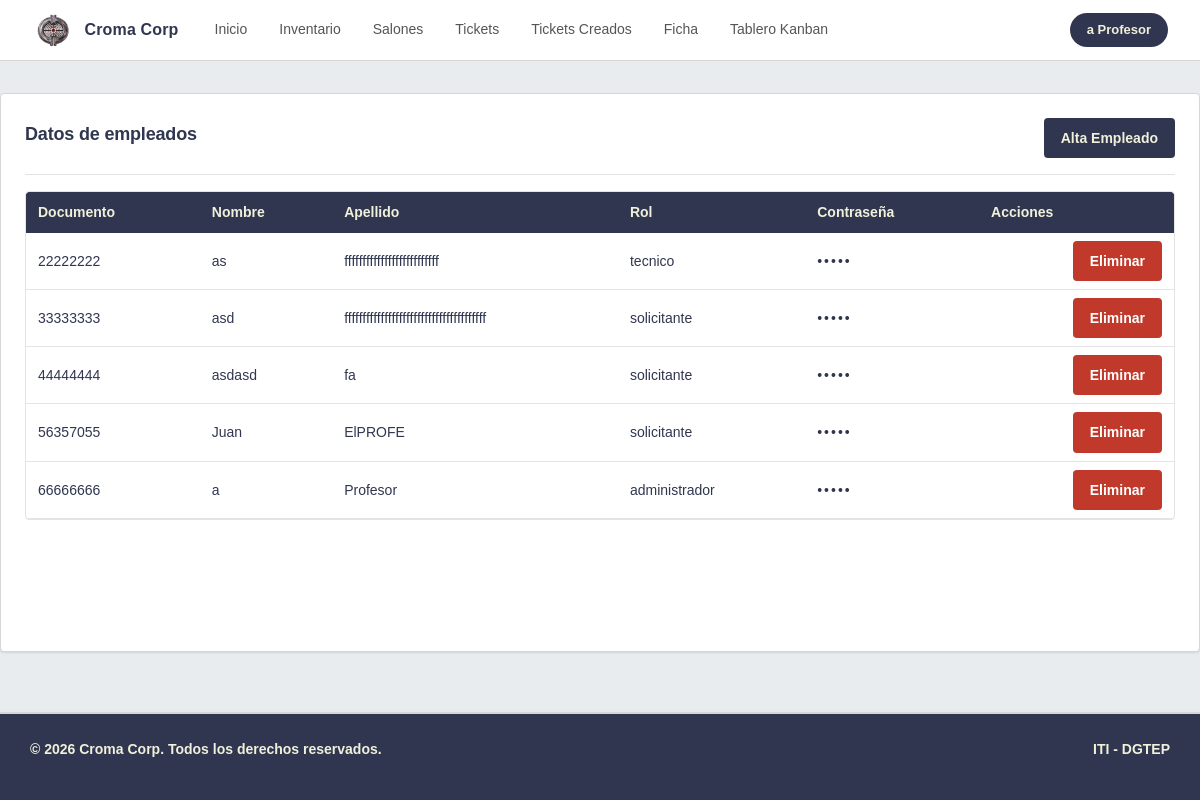
/Presentacion/html/admin/administrador.php (signed in), run on the app's committed database.
### tables this page shows
CREATE TABLE `usuario` (
  `documento` varchar(12) NOT NULL,
  `nombre` varchar(50) NOT NULL,
  `apellido` varchar(50) NOT NULL,
  `contrasena` varchar(255) NOT NULL,
  `rol` enum('solicitante','tecnico','administrador') NOT NULL
);

### Procesos/backend/permisos.php (called while the page is built, shortened)
<?php
$scriptPath = $_SERVER['SCRIPT_NAME'];
$posicion = strpos($scriptPath, '/Presentacion/');
$BASE_URL = substr($scriptPath, 0, $posicion);
$modulos = [
    "inventario"     => ["etiqueta" => "Inventario", "ruta" => $BASE_URL . "/Presentacion/html/inventario.php"],
    "salones"        => ["etiqueta" => "Salones", "ruta" => $BASE_URL . "/Presentacion/html/salones.php"],
    "tickets"        => ["etiqueta" => "Tickets", "ruta" => $BASE_URL . "/Presentacion/html/tickets.php"],
    "incidenciascreadas"    => ["etiqueta" => "Tickets Creados", "ruta" => $BASE_URL . "/Presentacion/html/incidenciascreadas.php"],
    "ficha"          => ["etiqueta" => "Ficha", "ruta" => $BASE_URL . "/Presentacion/html/usuario/ficha.php"],
    "administrador"  => ["etiqueta" => "Administrador", "ruta" => $BASE_URL ."/Presentacion/html/admin/administrador.php"],
    "kanban" => ["etiqueta" => "Tablero Kanban", "ruta" => $BASE_URL ."/Presentacion/html/tecnico/kanban.php"]
];
$permisos = [
    "administrador"       => ["index_admin", "inventario", "salones", "tickets", "incidenciascreadas", "ficha", "administrador", "kanban"],
    "tecnico"     => ["index_tecnico", "inventario", "salones", "tickets", "incidenciascreadas", "kanban"],
    "solicitante" => ["index_user", "tickets", "incidenciascreadas", "ficha"]
];
$InicioPorRol = [
    "administrador"       => $BASE_URL ."/Presentacion/html/admin/index_admin.php",
    "tecnico"     => $BASE_URL ."/Presentacion/html/tecnico/index_tecnico.php",
    "solicitante" => $BASE_URL ."/Presentacion/html/usuario/index_user.php"
];
?>

### Datos/Clases/ClassUsuario.php (called while the page is built, shortened)
<?php
require_once __DIR__ . '/../DataBase/ConexionMYSQL/conexion.php';
class Usuario {
    public static function mostrar(){
    global $conexion;
    $sql = $conexion->query("SELECT documento, nombre, apellido, documento, rol, contrasena FROM usuario");
    $usuarios = [];
    while ($fila = $sql->fetch_assoc()) {
    $usuarios[] = $fila;
}
return $usuarios;
 }
}
?>

### Procesos/mostrarusuarios.php (called while the page is built)
<?php
require __DIR__ . '/../Datos/Clases/ClassUsuario.php';
$usuario = Usuario::mostrar();
?>

### Presentacion/html/admin/administrador.php (the view, shortened to what this page needs)
<!DOCTYPE html>
<html lang="en">
<head>
  <link rel="stylesheet" href="https://cdn.jsdelivr.net/npm/bootstrap@5.3.3/dist/css/bootstrap.min.css">
  <link rel="stylesheet" href="../../css/global.css">
  <link rel="stylesheet" href="../../css/admin.css">
</head>
<body data-modulo="administrador">
    <header>
         <?php require '../../globales/Header.php'?>
    </header>
    <main>
         <section class="seccionTablaEmpleados">
            <header class="cajaEncabezado">
                <h2>Datos de empleados</h2>
                <button type="button" class="btnOperacion" id="btnAltaEmpleado">Alta Empleado</button>
            </header>
            <div class="tabla-envoltorio">
            <table class="tabla-datos">
                <thead>
                    <tr>
                        <th>Documento</th>
                        <th>Nombre</th>
                        <th>Apellido</th>
                        <th>Rol</th>
                        <th>Contraseña</th>
                        <th class="celda-acciones">Acciones</th>
                    </tr>
                </thead>
                <tbody id="cuerpoTablaEmpleados">
                    <?php
                    require "../../../Procesos/mostrarusuarios.php";
                    foreach($usuario as $claveindexado => $valorindexado){
                    echo "
                    <tr>
                    <td class='celda-numerica'>{$valorindexado['documento']}</td>
                    <td>{$valorindexado['nombre']}</td>
                    <td>{$valorindexado['apellido']}</td>
                    <td>{$valorindexado['rol']}</td>
                    <td class='celda-oculta'>•••••</td>
                    <td class='celda-acciones'>
                    <form method='post' action='../../../Procesos/eliminarusuario.php' style='display:inline'>
                    <input type='hidden' name='documento' value='{$valorindexado['documento']}'>
                    <button class='btnEliminarEmpleado' type='submit'>Eliminar</button>
                    </form>
                    </td>
                    </tr>
                    ";
                    }
                    ?>
                </tbody>
            </table>
            </div>
        </section>
    </main>
</body>
</html>

### Presentacion/globales/Header.php (shortened to what this page needs)
<?php
require __DIR__ . '/../../Procesos/backend/sesion.php';
?>
<a class="marca" href="<?php echo $InicioPorRol[$rolSesion]; ?>">
    <img src="<?php echo $BASE_URL ?>/Presentacion/img/removebg-preview.png" alt="Logo Croma Corp" id="logo">
    <span class="marca-texto">Croma Corp</span>
</a>
<nav class="nav-principal" aria-label="Navegacion principal">
    <ul class="nav-lista">
        <?php echo construirNav($rolSesion, $moduloactual); ?>
    </ul>
</nav>
<?php echo construirChip($usuario); ?>

### Procesos/backend/sesion.php (shortened to what this page needs)
<?php
require_once 'permisos.php';
$scriptPath = $_SERVER['SCRIPT_NAME'];
$posicion = strpos($scriptPath, '/Presentacion/');
$BASE_URL = substr($scriptPath, 0, $posicion);
$moduloactual = basename($_SERVER['SCRIPT_NAME'], ".php");
if(!isset($_SESSION["usuarioActivo"])){
header('Location:' . $BASE_URL. '/Presentacion/index.php');
exit;
} else if (!tienepermiso($_SESSION["rol"], $moduloactual)){
header("Location: " . $InicioPorRol[$_SESSION["rol"]]);
exit;
}else {
    $rolSesion= $_SESSION["rol"];
$usuario = $_SESSION["usuarioActivo"];
}
function construirNav($rol, $moduloactual){
    global $permisos, $modulos, $InicioPorRol;
    $html = "";
    $activo = ($moduloactual === "index_admin" || $moduloactual === "index_tecnico" || $moduloactual === "index_user") ? " nav-activo" : "";
    $html .= "<li><a class='nav-enlace" . $activo . "' href='" . $InicioPorRol[$rol] . "'>Inicio</a></li>";
    foreach ($permisos[$rol] as $clave){
        if ($clave === "administrador") { continue; }
        if(isset($modulos[$clave])){
            $modulo = $modulos[$clave];
            $activo = ($moduloactual === $clave) ? " nav-activo" : "";
            $html .= "<li><a class='nav-enlace" . $activo . "' href='" . $modulo['ruta'] . "'>" . $modulo['etiqueta'] . "</a></li>";
        }
    }
    return $html;
}
function construirChip($usuario){
    global $modulos;
    $scriptPath = $_SERVER['SCRIPT_NAME'];
    $posicion = strpos($scriptPath, '/Presentacion/');
    $BASE_URL = substr($scriptPath, 0, $posicion);
    $rol = $usuario["rol"];
    if ($usuario["rol"] === "administrador"){
        $rol = "Administrador";
    }
    $enlaceAdmin = "";
    if ($usuario["rol"] === "administrador" && isset($modulos["administrador"])) {
        $enlaceAdmin = "<li><a class='dropdown-item' href='" . $modulos["administrador"]["ruta"] . "'>" . "Panel de administracion" . "</a></li>";
    }
    $chip = "
   <div class='dropdown usuario-chip'>
            <button class='btn-usuario' data-bs-toggle='dropdown' aria-expanded='false'>
                " . htmlspecialchars($usuario['nombre'] . " " . $usuario['apellido']) . "
            </button>
            <ul class='dropdown-menu dropdown-menu-end'>
                <li><span class='dropdown-item-text'>" . $rol . "</span></li>
                <li><hr class='dropdown-divider'></li>
                " . $enlaceAdmin . "
                <li><a class='dropdown-item' href='" . $BASE_URL . "/Procesos/backend/logout.php'>Cerrar sesión</a></li>
            </ul>
        </div>
        ";
        return $chip;
}
?>

### Presentacion/css/admin.css (style rules this page uses)
.seccionTablaEmpleados { background-color: var(--lienzo); border-radius: var(--radio); border: 1px solid var(--borde); padding: 25px; margin: 3em; transition: var(--transicion); width: 90%; box-shadow: var(--sombra-elevada); }
.cajaEncabezado { display: flex; justify-content: space-between; align-items: center; margin-bottom: 20px; }
.cajaEncabezado h2 { font-size: 22px; color: var(--navy-700); font-weight: bold; }
.btnOperacion { background-color: var(--navy-700); color: var(--crema); border: none; padding: 10px 20px; border-radius: var(--radio); font-size: 16px; font-weight: bold; cursor: pointer; transition: var(--transicion); }
table { width: 100%; border-collapse: collapse; background-color: white; border-radius: var(--radio); overflow: hidden; box-shadow: var(--sombra-elevada); }
thead { background-color: var(--navy-700); color: var(--crema); }
thead th { padding: 14px 16px; text-align: left; font-weight: bold; font-size: 14px; }
tbody tr { border-bottom: 1px solid var(--borde-tenue); transition: var(--transicion); }
tbody td { padding: 12px 16px; font-size: 14px; color: var(--texto); }
.btnEliminarEmpleado { background-color: var(--peligro); color: white; border: none; padding: 6px 14px; border-radius: 4px; font-size: 13px; font-weight: bold; cursor: pointer; transition: var(--transicion); }
.seccionTablaEmpleados { background-color: var(--superficie); border: 1px solid var(--borde); border-radius: var(--radio); box-shadow: var(--sombra); padding: var(--esp-5); margin: var(--esp-6) auto; width: 100%; max-width: 1200px; }
.cajaEncabezado { display: flex; justify-content: space-between; align-items: center; gap: var(--esp-4); padding-bottom: var(--esp-4); margin-bottom: var(--esp-4); border-bottom: 1px solid var(--borde-tenue); }
.cajaEncabezado h2 { font-size: var(--texto-lg); color: var(--navy-700); font-weight: 600; letter-spacing: -0.01em; }
.seccionTablaEmpleados .tabla-envoltorio { border: 1px solid var(--borde-tenue); }

### data on the page
usuario: documento "22222222", nombre "as", apellido "ffffffffffffffffffffffffff", rol "tecnico"
usuario: documento "33333333", nombre "asd", apellido "fffffffffffffffffffffffffffffffffffffff", rol "solicitante"
usuario: documento "44444444", nombre "asdasd", apellido "fa", rol "solicitante"
usuario: documento "56357055", nombre "Juan", apellido "ElPROFE", rol "solicitante"
usuario: documento "66666666", nombre "a", apellido "Profesor", rol "administrador"

### other printed values
$modulo['etiqueta'] "Inventario"
$modulo['etiqueta'] "Salones"
$modulo['etiqueta'] "Tickets"
$modulo['etiqueta'] "Tickets Creados"
$modulo['etiqueta'] "Ficha"
$modulo['etiqueta'] "Tablero Kanban"
$usuario['nombre'] . " " . $usuario['apellido'] "a Profesor"
